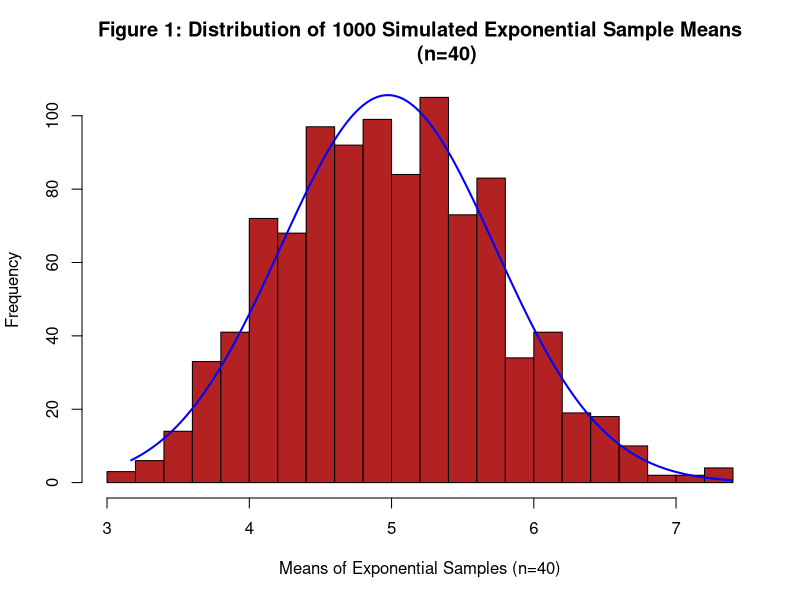
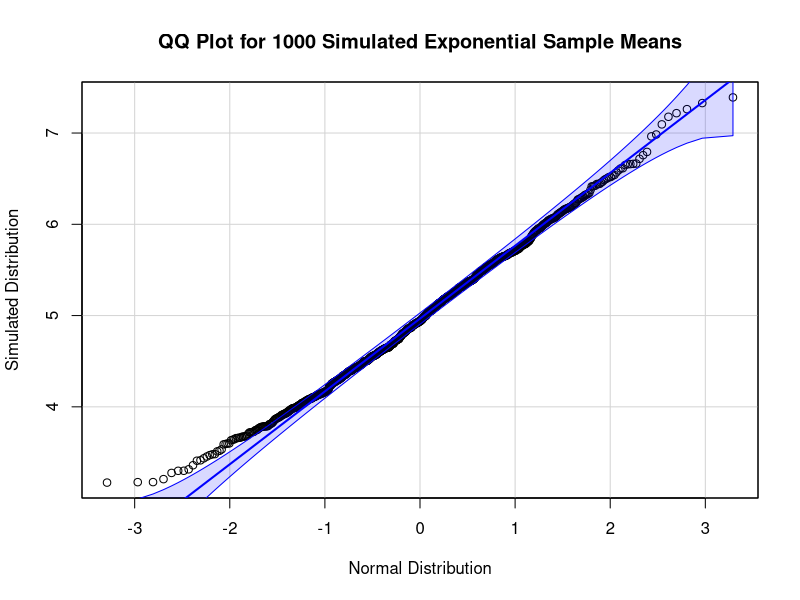
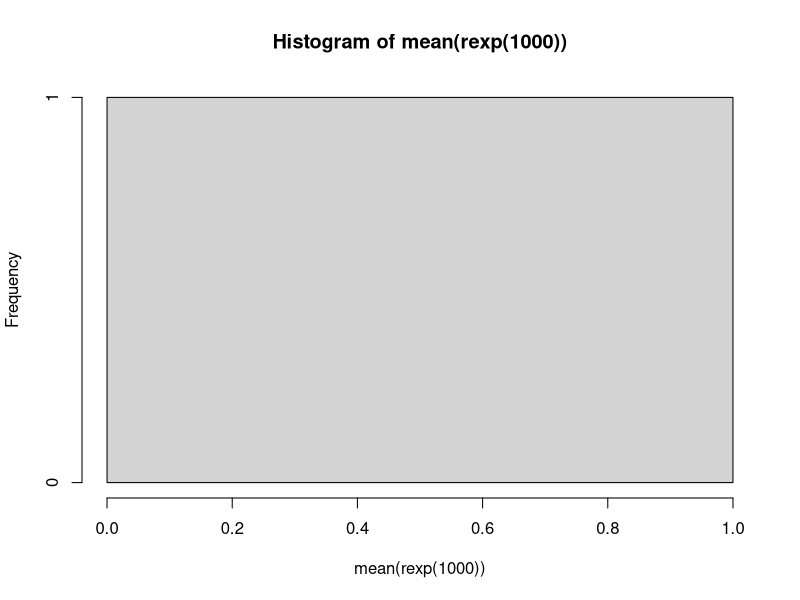
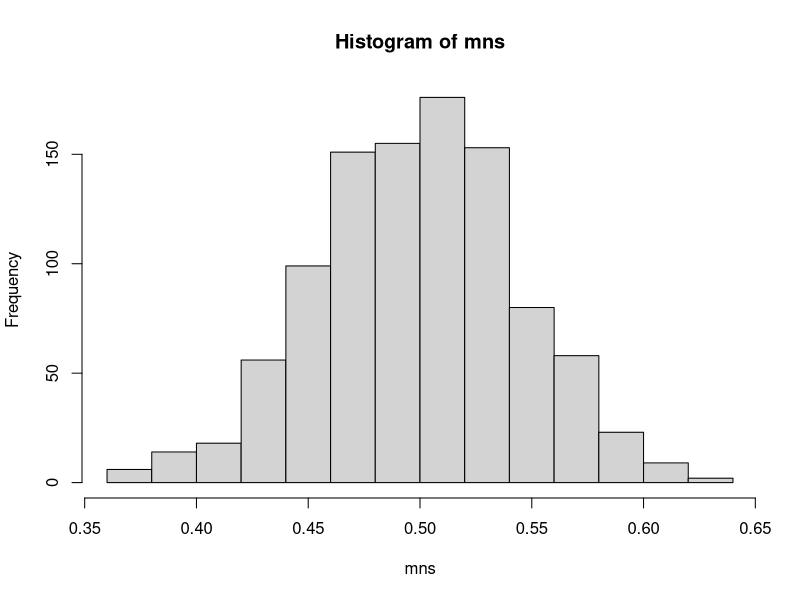
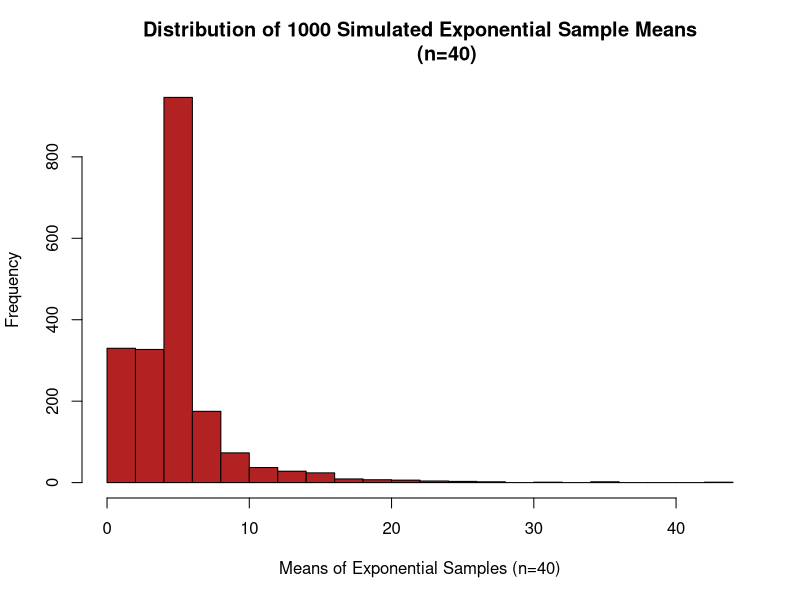

These charts were generated, in order, by the following R code:
## Statistical inference project
## Mark Sucato

library(knitr)
library(car)
library(datasets)
lambda <- 0.2
n <- 40
results <- NULL
reps <- 1000
set.seed(1234)

for(i in 1:reps) {
	results[i] <- mean(rexp(n, lambda))
}
h <- hist(results, breaks=20, main = "Figure 1: Distribution of 1000 Simulated Exponential Sample Means
	 (n=40)", xlab = "Means of Exponential Samples (n=40)", col="firebrick")
xfit <- seq(min(results), max(results), length=length(results))
yfit <- dnorm(xfit, mean=mean(results), sd=sd(results))
yfit <- yfit*diff(h$mids[1:2])*length(results)
lines(xfit, yfit, col="blue", lwd=2)

mu <- 1/lambda           #theoretical exponential mean
xBar <- mean(results)
Value <- c(mu, xBar)
Means <- c("Population", "Sample")
kable(cbind(Means, Value), align= "lc", caption = "Table 1: Comparison of Means", digits=3)

varExp <- 1/lambda^2     #theoretical exponential variance
varBar <- varExp/n       #sample population theoretical
varActual<- var(results) #sample population actual
Value <- c(varBar, varActual)
Variance <- c("Theoretical Sample", "Actual Sample")
kable(cbind(Variance, Value), align= "lc", caption = "Table 1: Comparison of Means", digits=3)

sw <- shapiro.test(results)  #Shapiro-Wilks test of normality, reject null hypo of normality
ks <- ks.test(results, pnorm, mean(results), sd(results))  # Kolmogorov-Smirnov test of normality
pValue <- c(sw$p.value, ks$p.value)
Test <- c("Shapiro-Wilks", "Kolmogorov-Smirnov")
kable(cbind(Test, pValue), digits=3)
qqPlot(results, ylab = "Simulated Distribution", xlab = "Normal Distribution",
	main = "QQ Plot for 1000 Simulated Exponential Sample Means",
	id = FALSE)

hist(mean(rexp(1000)))
mns = NULL
for (i in 1 : 1000) mns = c(mns, mean(runif(40)))
hist(mns)

for(i in 1:reps*40) {
	results[i] <- mean(rexp(1, lambda))
}
h <- hist(results, breaks=20, main = "Distribution of 1000 Simulated Exponential Sample Means
	 (n=40)", xlab = "Means of Exponential Samples (n=40)", col="firebrick")

## Part 2

data <- ToothGrowth




